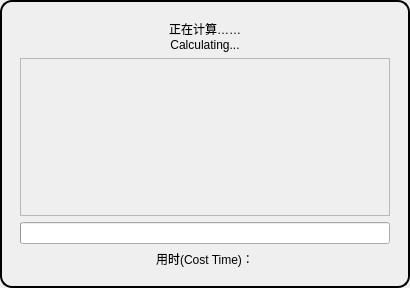
<?xml version="1.0" encoding="UTF-8"?>
<ui version="4.0">
 <class>WaitWidget</class>
 <widget class="QDialog" name="WaitWidget">
  <property name="geometry">
   <rect>
    <x>0</x>
    <y>0</y>
    <width>410</width>
    <height>288</height>
   </rect>
  </property>
  <property name="windowTitle">
   <string>Dialog</string>
  </property>
  <property name="styleSheet">
   <string notr="true">#WaitWidget {
	border-radius: 12px;
	border: 2px solid rgb(0, 0, 0);
}</string>
  </property>
  <layout class="QVBoxLayout" name="verticalLayout">
   <property name="leftMargin">
    <number>20</number>
   </property>
   <property name="topMargin">
    <number>20</number>
   </property>
   <property name="rightMargin">
    <number>20</number>
   </property>
   <property name="bottomMargin">
    <number>20</number>
   </property>
   <item>
    <widget class="QLabel" name="label">
     <property name="layoutDirection">
      <enum>Qt::RightToLeft</enum>
     </property>
     <property name="text">
      <string>正在计算……
Calculating...</string>
     </property>
     <property name="alignment">
      <set>Qt::AlignCenter</set>
     </property>
    </widget>
   </item>
   <item>
    <widget class="QFrame" name="screen">
     <property name="sizePolicy">
      <sizepolicy hsizetype="Preferred" vsizetype="Preferred">
       <horstretch>0</horstretch>
       <verstretch>1</verstretch>
      </sizepolicy>
     </property>
     <property name="frameShape">
      <enum>QFrame::StyledPanel</enum>
     </property>
     <property name="frameShadow">
      <enum>QFrame::Raised</enum>
     </property>
    </widget>
   </item>
   <item>
    <widget class="QProgressBar" name="progressBar">
     <property name="value">
      <number>0</number>
     </property>
     <property name="textVisible">
      <bool>false</bool>
     </property>
    </widget>
   </item>
   <item>
    <widget class="QLabel" name="time">
     <property name="text">
      <string>用时(Cost Time)：</string>
     </property>
     <property name="alignment">
      <set>Qt::AlignCenter</set>
     </property>
    </widget>
   </item>
  </layout>
 </widget>
 <resources/>
 <connections/>
</ui>
